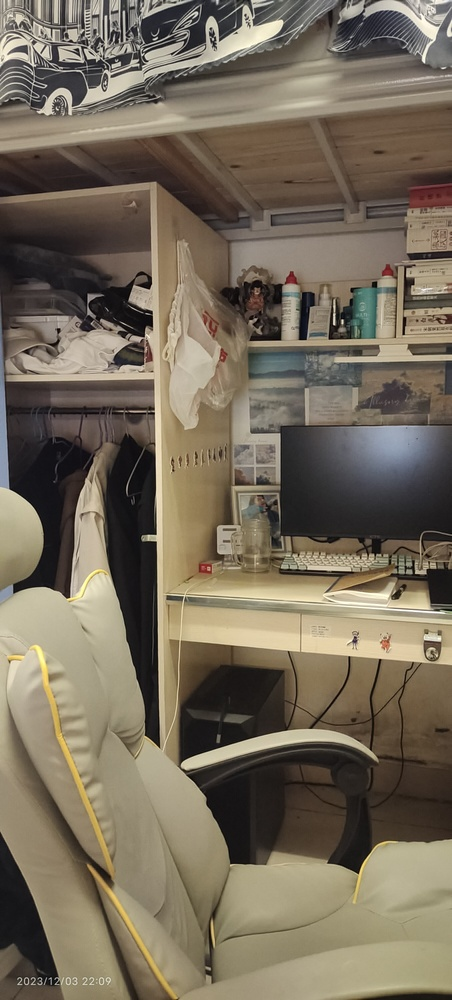
#> input picture images/IMG_20231203_220928.jpg, 452 x 1000 px, shrunk from 1808 x 4000 before the run; its folder holds 4 pictures in this run
$ python test.py
#> lines starting #> are read from the running program, lines starting #| are printed output that depends on the picture; after the words box and inside, x2 and y2 are one past the last pixel; in counts of white or black regions, pixels touching at a corner belong together
import os
import cv2
import imutils
import numpy as np

img_dir = 'images'
names = os.listdir(img_dir)

images = []
for name in names:
    img_path = os.path.join(img_dir, name)
    image = cv2.imread(img_path)
#> image is the input picture: shape (1000, 452, 3); mean B, G, R 91, 107.8, 118
    if image is None:
        print(f"读取图片失败: {name}")
        continue
    print(img_path)
    images.append(image)


def run(output_num):

#> called with output_num = 2
    stitcher = cv2.createStitcher() if imutils.is_cv3() else cv2.Stitcher_create()
    status, stitched = stitcher.stitch(images)

    if status != cv2.Stitcher_OK:
        print(f"不能拼接图片，错误代码 = {status}")
        return

    # 四周填充黑色像素，再得到阈值图
    stitched = cv2.copyMakeBorder(
        stitched, 10, 10, 10, 10, cv2.BORDER_CONSTANT, (0, 0, 0))
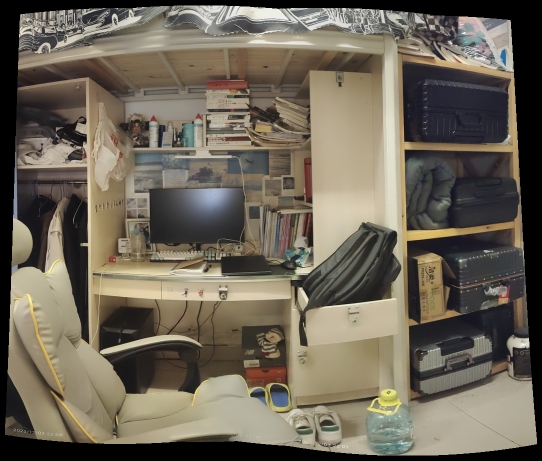
#> stitched: shape (921, 1084, 3) (shown at 1/2 size); mean of channels 0, 1, 2 87.7, 101.9, 109.5; drawn as B, G, R
    gray = cv2.cvtColor(stitched, cv2.COLOR_BGR2GRAY)
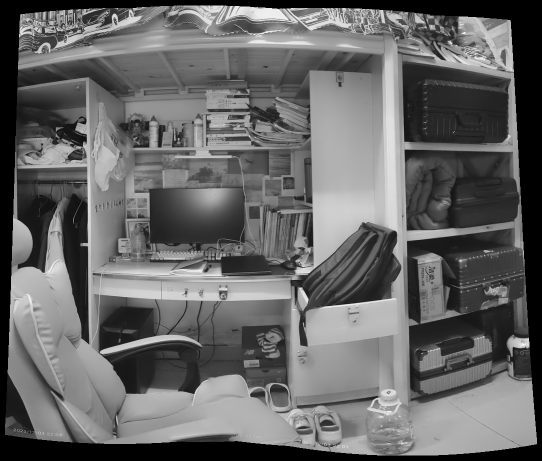
#> gray: shape (921, 1084) (shown at 1/2 size); min 0, max 253, mean 102.5
    ret, thresh = cv2.threshold(gray, 0, 255, cv2.THRESH_BINARY)
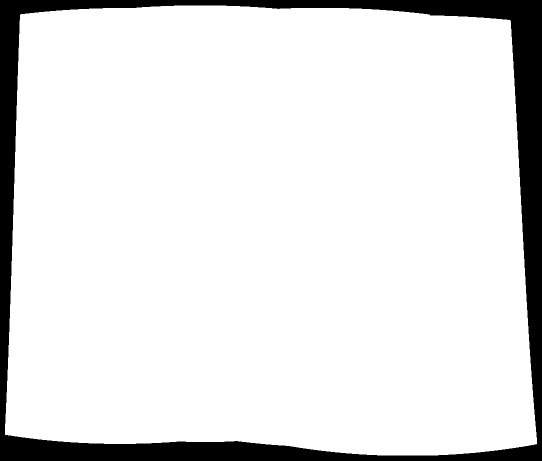
#> thresh: shape (921, 1084) (shown at 1/2 size); 89.3% white; 1 black region, box (x1, y1, x2, y2) and area: (0, 0, 1084, 921) 106591

    cnts, hierarchy = cv2.findContours(
        thresh.copy(), cv2.RETR_EXTERNAL, cv2.CHAIN_APPROX_SIMPLE)
    cnt = max(cnts, key=cv2.contourArea)

    mask = np.zeros(thresh.shape, dtype="uint8")
    x, y, w, h = cv2.boundingRect(cnt)
    cv2.rectangle(mask, (x, y), (x + w, y + h), 255, -1)
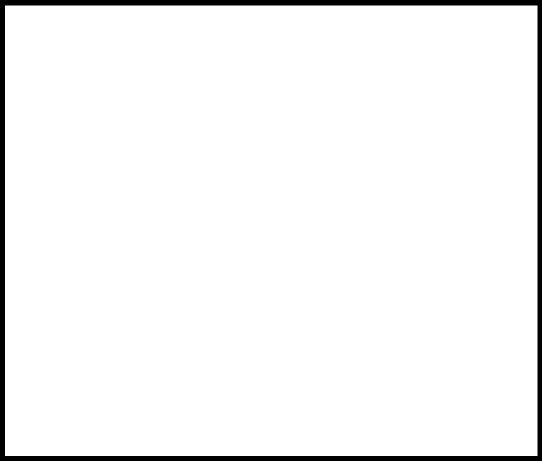
#> mask: shape (921, 1084) (shown at 1/2 size); 96.1% white; 1 black region, box (x1, y1, x2, y2) and area: (0, 0, 1084, 921) 38799

    minRect = mask.copy()
    sub = mask.copy()

    # 开始while循环，直到sub中不再有前景像素
    while cv2.countNonZero(sub) > 0:
        minRect = cv2.erode(minRect, None)
        sub = cv2.subtract(minRect, thresh)
#> this loop made 52 passes
#> pass 1, in run, `sub = cv2.subtract(minRect, thresh)`:
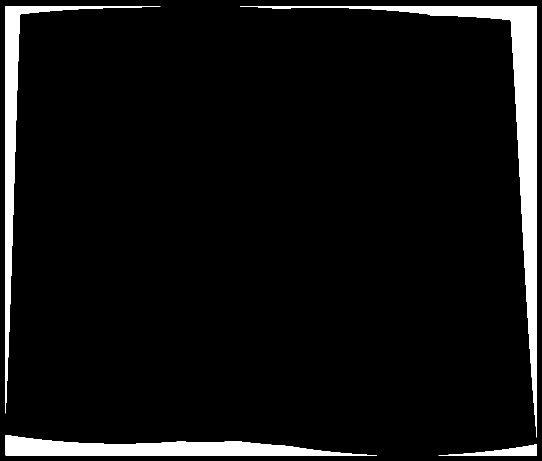
#> sub: shape (921, 1084) (shown at 1/2 size); 6.4% white; 4 white regions, box (x1, y1, x2, y2) and area: (480, 12, 1074, 875) 30982, (11, 870, 754, 911) 16575, (11, 12, 321, 827) 14615, (877, 888, 1074, 911) 1820
#> after the loop:
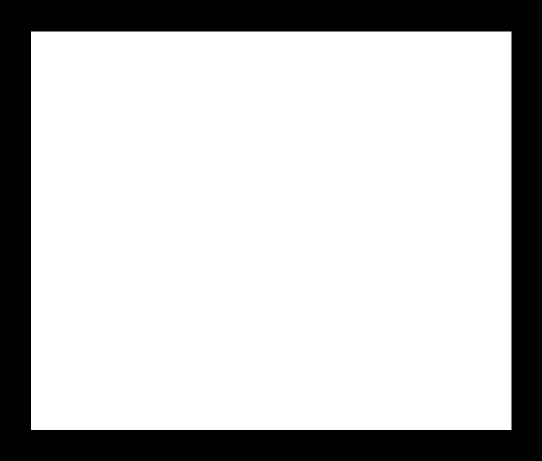
#> minRect: shape (921, 1084) (shown at 1/2 size); 76.7% white; 1 black region, box (x1, y1, x2, y2) and area: (0, 0, 1084, 921) 232447

    cnts, hierarchy = cv2.findContours(
        minRect.copy(), cv2.RETR_EXTERNAL, cv2.CHAIN_APPROX_SIMPLE)
    cnt = max(cnts, key=cv2.contourArea)
    x, y, w, h = cv2.boundingRect(cnt)

    # 使用边界框坐标提取最终的全景图
    stitched = stitched[y:y + h, x:x + w]
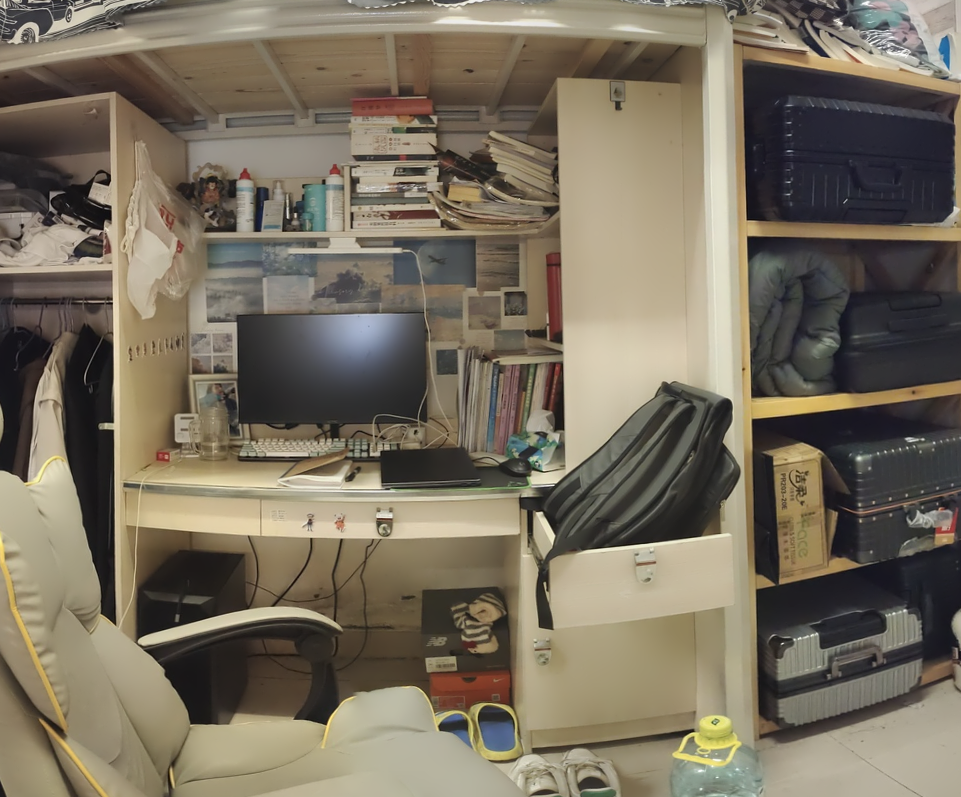
#> stitched: shape (797, 961, 3); mean of channels 0, 1, 2 94.9, 111.2, 120.3; drawn as B, G, R

    cv2.imwrite('outputs/final'+str(output_num)+'.jpg', stitched)


run(2)
